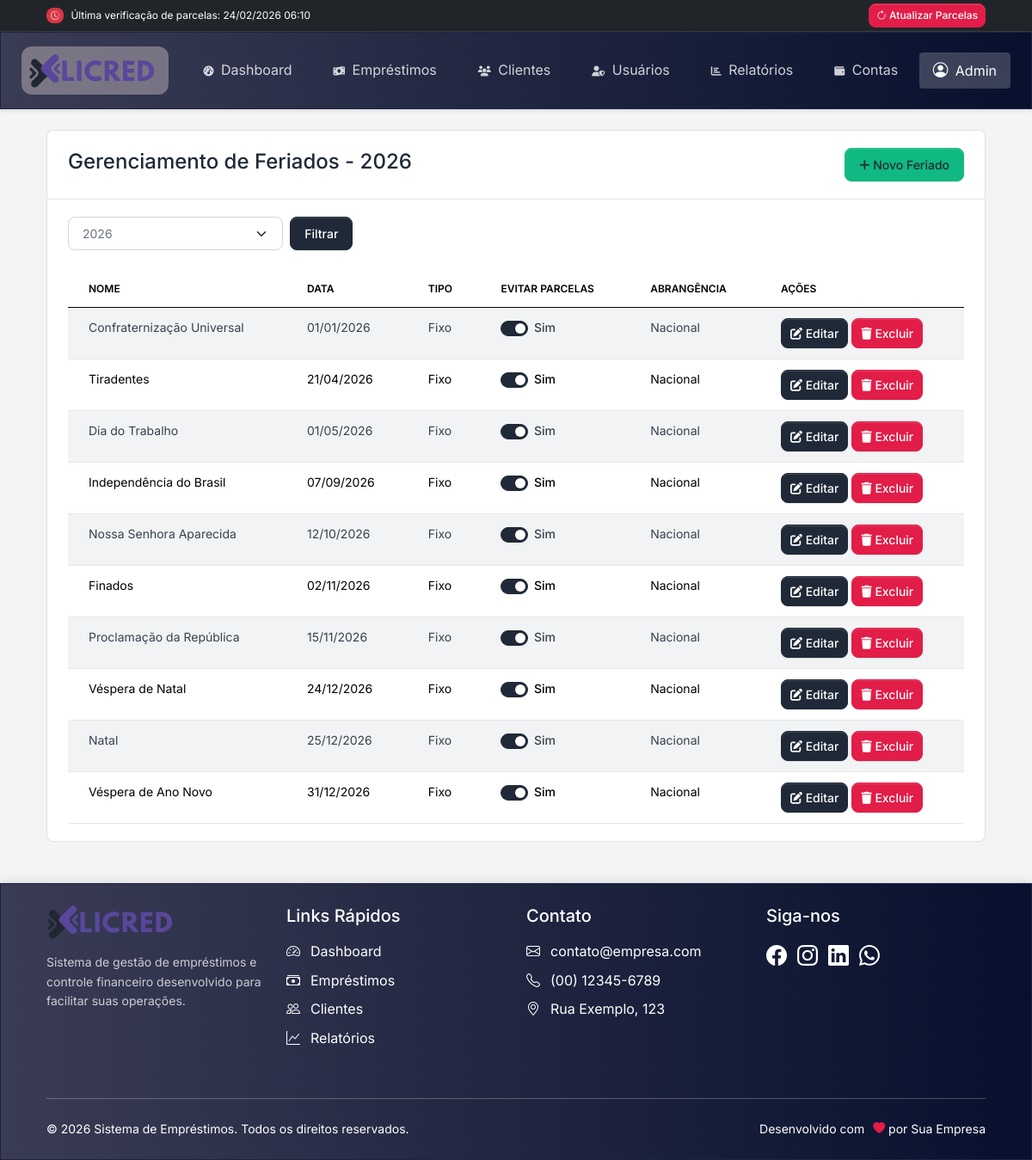
The app's page /feriados/index.php (signed in) with its own data.
### tables this page shows
CREATE TABLE `feriados` (
  `id` int(11) NOT NULL,
  `nome` varchar(255) NOT NULL,
  `data` date NOT NULL,
  `tipo` enum('fixo','movel') DEFAULT NULL,
  `evitar` enum('sim_evitar','nao_evitar') DEFAULT 'sim_evitar',
  `local` enum('nacional','estadual','municipal') DEFAULT 'nacional',
  `ano` int(11) NOT NULL
);

### feriados/queries_feriados.php (called while the page is built, shortened)
<?php
function buscarFeriadosPorAno(mysqli $conn, int $ano): array {
    $sql = "SELECT * FROM feriados WHERE
            ano = ? OR
            (tipo = 'fixo' AND MONTH(data) IN (
                SELECT DISTINCT MONTH(data) FROM feriados WHERE tipo = 'fixo'
            ) AND DAY(data) IN (
                SELECT DISTINCT DAY(data) FROM feriados WHERE tipo = 'fixo'
            ))
            ORDER BY data ASC";
    $stmt = $conn->prepare($sql);
    $stmt->bind_param("i", $ano);
    $stmt->execute();
    $resultado = $stmt->get_result();
    $feriados = [];
    $feriados_adicionados = [];
    while ($feriado = $resultado->fetch_assoc()) {
        $data_feriado = new DateTime($feriado['data']);
        $mes_dia = $data_feriado->format('m-d');
        if ($feriado['tipo'] == 'fixo' && $feriado['ano'] != $ano) {
            $nova_data = $ano . '-' . $data_feriado->format('m-d');
            $feriado['data'] = $nova_data;
            $feriado['ano'] = $ano;
        }
        $feriados_adicionados[] = $mes_dia;
        $feriados[] = $feriado;
    }
    usort($feriados, function($a, $b) {
        return strtotime($a['data']) - strtotime($b['data']);
    });
    return $feriados;
}

### includes/funcoes_data.php (called while the page is built, shortened)
<?php
if (!function_exists('formatarData')) {
    function formatarData($data, $formato = 'd/m/Y') {
        return date($formato, strtotime($data));
    }
}

### feriados/index.php (the view, shortened to what this page needs)
<?php
require_once __DIR__ . '/../includes/conexao.php';
require_once __DIR__ . '/../includes/funcoes_data.php';
require_once __DIR__ . '/queries_feriados.php';
$ano_atual = date('Y');
$ano = filter_input(INPUT_GET, 'ano', FILTER_VALIDATE_INT) ?: $ano_atual;
$titulo = "Gerenciamento de Feriados - {$ano}";
$feriados = buscarFeriadosPorAno($conn, $ano);
include_once __DIR__ . '/../includes/head.php';
include_once __DIR__ . '/../includes/navbar.php';
$tipos_feriado = [
    'fixo' => 'Fixo',
    'movel' => 'Móvel'
];
$opcoes_local = [
    'nacional' => 'Nacional',
    'estadual' => 'Estadual',
    'municipal' => 'Municipal'
];
?>
<div class="container mt-4">
    <div class="card">
        <div class="card-header">
            <div class="d-flex justify-content-between align-items-center">
                <h4><?php echo $titulo; ?></h4>
                <div>
                    <a href="novo.php" class="btn btn-success">
                        <i class="fas fa-plus"></i> Novo Feriado
                    </a>
                </div>
            </div>
        </div>
        <div class="card-body">
            <div class="mb-4">
                <div class="row">
                    <div class="col-md-4">
                        <form method="GET" action="index.php" class="d-flex">
                            <select name="ano" class="form-select me-2">
                                <?php for ($i = $ano_atual - 5; $i <= $ano_atual + 5; $i++): ?>
                                    <option value="<?php echo $i; ?>" <?php if ($i == $ano) echo 'selected'; ?>>
                                        <?php echo $i; ?>
                                    </option>
                                <?php endfor; ?>
                            </select>
                            <button type="submit" class="btn btn-primary">Filtrar</button>
                        </form>
                    </div>
                </div>
            </div>
            <?php if (empty($feriados)): ?>
                <div class="alert alert-info">
                    Nenhum feriado cadastrado para o ano <?php echo $ano; ?>.
                </div>
            <?php else: ?>
                <div class="table-responsive">
                    <table class="table table-striped table-hover">
                        <thead>
                            <tr>
                                <th>Nome</th>
                                <th>Data</th>
                                <th>Tipo</th>
                                <th>Evitar Parcelas</th>
                                <th>Abrangência</th>
                                <th>Ações</th>
                            </tr>
                        </thead>
                        <tbody>
                            <?php foreach ($feriados as $feriado): ?>
                                <tr>
                                    <td><?php echo htmlspecialchars($feriado['nome']); ?></td>
                                    <td><?php echo formatarData($feriado['data']); ?></td>
                                    <td><?php echo $tipos_feriado[$feriado['tipo']] ?? $feriado['tipo']; ?></td>
                                    <td>
                                        <div class="form-check form-switch">
                                            <input class="form-check-input toggle-evitar"
                                                   type="checkbox"
                                                   id="evitar_<?php echo $feriado['id']; ?>"
                                                   data-id="<?php echo $feriado['id']; ?>"
                                                   <?php echo ($feriado['evitar'] === 'sim_evitar') ? 'checked' : ''; ?>>
                                            <label class="form-check-label" for="evitar_<?php echo $feriado['id']; ?>">
                                                <span id="label_evitar_<?php echo $feriado['id']; ?>">
                                                    <?php echo ($feriado['evitar'] === 'sim_evitar') ? 'Sim' : 'Não'; ?>
                                                </span>
                                            </label>
                                        </div>
                                    </td>
                                    <td><?php echo $opcoes_local[$feriado['local']] ?? 'Nacional'; ?></td>
                                    <td>
                                        <a href="editar.php?id=<?php echo $feriado['id']; ?>" class="btn btn-sm btn-primary">
                                            <i class="fas fa-edit"></i> Editar
                                        </a>
                                        <a href="excluir.php?id=<?php echo $feriado['id']; ?>" class="btn btn-sm btn-danger" onclick="return confirm('Tem certeza que deseja excluir este feriado?')">
                                            <i class="fas fa-trash"></i> Excluir
                                        </a>
                                    </td>
                                </tr>
                            <?php endforeach; ?>
                        </tbody>
                    </table>
                </div>
            <?php endif; ?>
        </div>
    </div>
</div>
<?php include_once __DIR__ . '/../includes/footer.php'; ?>

### records on screen
feriados: nome "Confraternização Universal", data "01/01/2026", tipo "Fixo", evitar "☑", shows "Sim", local "Nacional"
feriados: nome "Tiradentes", data "21/04/2026", tipo "Fixo", evitar "☑", shows "Sim", local "Nacional"
feriados: nome "Dia do Trabalho", data "01/05/2026", tipo "Fixo", evitar "☑", shows "Sim", local "Nacional"
feriados: nome "Independência do Brasil", data "07/09/2026", tipo "Fixo", evitar "☑", shows "Sim", local "Nacional"
feriados: nome "Nossa Senhora Aparecida", data "12/10/2026", tipo "Fixo", evitar "☑", shows "Sim", local "Nacional"
feriados: nome "Finados", data "02/11/2026", tipo "Fixo", evitar "☑", shows "Sim", local "Nacional"
feriados: nome "Proclamação da República", data "15/11/2026", tipo "Fixo", evitar "☑", shows "Sim", local "Nacional"
feriados: nome "Véspera de Natal", data "24/12/2026", tipo "Fixo", evitar "☑", shows "Sim", local "Nacional"
feriados: nome "Natal", data "25/12/2026", tipo "Fixo", evitar "☑", shows "Sim", local "Nacional"
feriados: nome "Véspera de Ano Novo", data "31/12/2026", tipo "Fixo", evitar "☑", shows "Sim", local "Nacional"

### other values on screen
$data_hora_verificacao "24/02/2026 06:10"
$item['texto'] "Dashboard"
$item['texto'] "Empréstimos"
$item['texto'] "Clientes"
$item['texto'] "Usuários"
$item['texto'] "Relatórios"
$item['texto'] "Contas"
$titulo "Gerenciamento de Feriados - 2026"
form field ano "2026"
